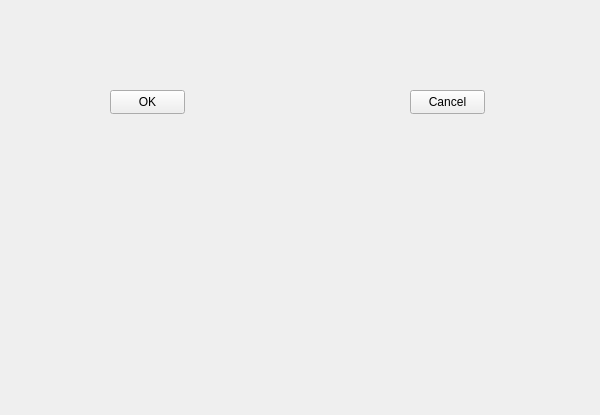
<?xml version="1.0" encoding="UTF-8"?>
<ui version="4.0">
 <class>Qt6ClionWiget</class>
 <widget class="QWidget" name="Qt6ClionWiget">
  <property name="geometry">
   <rect>
    <x>0</x>
    <y>0</y>
    <width>600</width>
    <height>415</height>
   </rect>
  </property>
  <property name="windowTitle">
   <string>Qt6ClionWiget</string>
  </property>
  <widget class="QPushButton" name="pushButton">
   <property name="geometry">
    <rect>
     <x>110</x>
     <y>90</y>
     <width>75</width>
     <height>24</height>
    </rect>
   </property>
   <property name="text">
    <string>OK</string>
   </property>
  </widget>
  <widget class="QPushButton" name="pushButton_2">
   <property name="geometry">
    <rect>
     <x>410</x>
     <y>90</y>
     <width>75</width>
     <height>24</height>
    </rect>
   </property>
   <property name="text">
    <string>Cancel</string>
   </property>
  </widget>
 </widget>
 <resources/>
 <connections/>
</ui>
